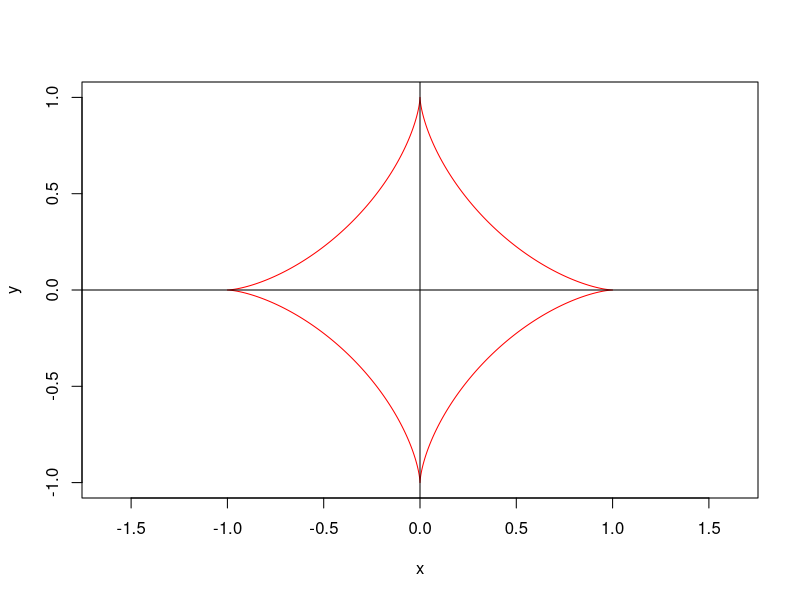

Generate this figure with R:
# アステロイド
n <- 1000 # 区間の分割数
a <- 1

t <- seq(0, 2*pi, 2*pi/n)
x <- a * cos(t)^3
y <- a * sin(t)^3

plot(x, y, type="l", col="red", asp=1)
abline(h=0, v=0)